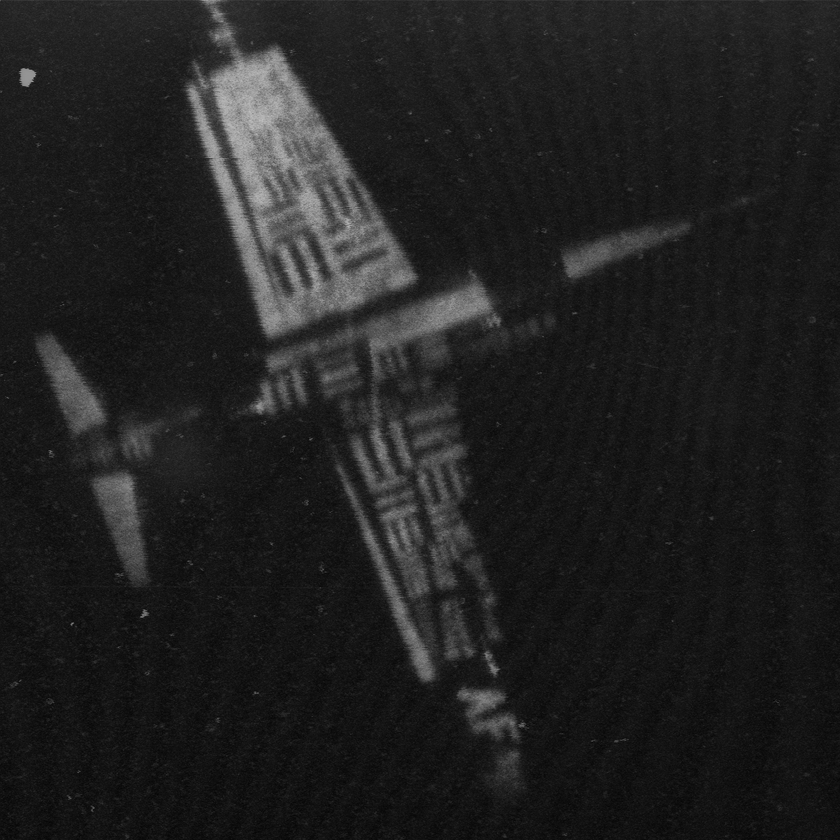
#> input picture images/Airplane.tiff, 840 x 840 px, shrunk from 1024 x 1024 before the run
$ jupyter execute Q1.ipynb
#> lines starting #> are read from the running program, lines starting #| are printed output that depends on the picture
# Question 1

## Description

Read the Air Plaine image and calculate its histogram and then equalize the image and calculate and compare the histogram of the resulting image.

## Import required dependencies

- Import cv2 for read and map the color channels
- Import numpy to work with arrays
- Import matplotlib to show image for each step

[cell 1]
import cv2
import numpy as np
import matplotlib.pyplot as plt

## Read Image

Read AirPlaine Image and map the color from bgr to rgb, because imread read image in bgr order

[cell 2]
image = cv2.imread("../images/Airplane.tiff")
#> image is the input picture: shape (840, 840, 3); min 5, max 190, mean 32.5

# Convert BGR order to RGB
image = cv2.cvtColor(image, cv2.COLOR_BGR2RGB)

plt.imshow(image)

## Define Histogram Function

Histogram is an array contains 256 item that each item is the count of the color in the image

[cell 3]
def calcHist(image):
    histogram = np.zeros(256)

    for c in range(image.shape[2]):
        for h in range(image.shape[0]):
            for w in range(image.shape[1]):
                # Increase the number of color
                histogram[image[h, w, c]] += 1

    return histogram

## Calculate Histogram

Calculate histogram of the image, this method are too slow to use, i recommend use OpenCV method

[cell 4]
image_hist = calcHist(image)
#> image_hist = 256 values, max 117747 at index 22, min 0 at index 0, mean 8268.8

plt.plot(image_hist)
plt.show()
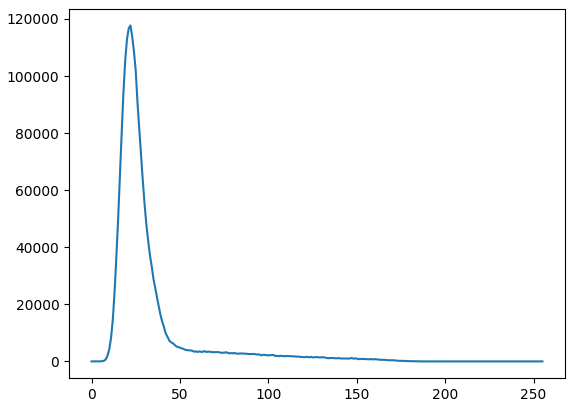
#> figure drawn by matplotlib, 1 panel; curve peaks at x = 22, y = 117747

## Calculate Histogram Using OpenCV

Calculate histogram of the image using OpenCV, this method are very faster than the numpy method or using for in python

[cell 5]
image_hist = cv2.calcHist([image],[0],None,[256],[0,256])
#> image_hist = 256 values, max 39249 at index 22, min 0 at index 0, mean 2756.2

plt.plot(image_hist)
plt.show()
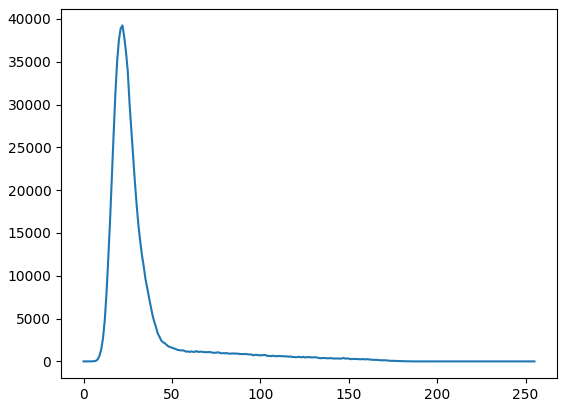
#> figure drawn by matplotlib, 1 panel; curve peaks at x = 22, y = 39249

As result, both of the method have same output

## Equalized Image

Improve the contrast of the image in order to stretch out the intensity range

[cell 6]
# Create copy from image
image_equalized = np.copy(image)

# Equalize each channel of image
for i in range(image_equalized.shape[2]):
    image_equalized[:, :, i] = cv2.equalizeHist(image_equalized[:, :, i])
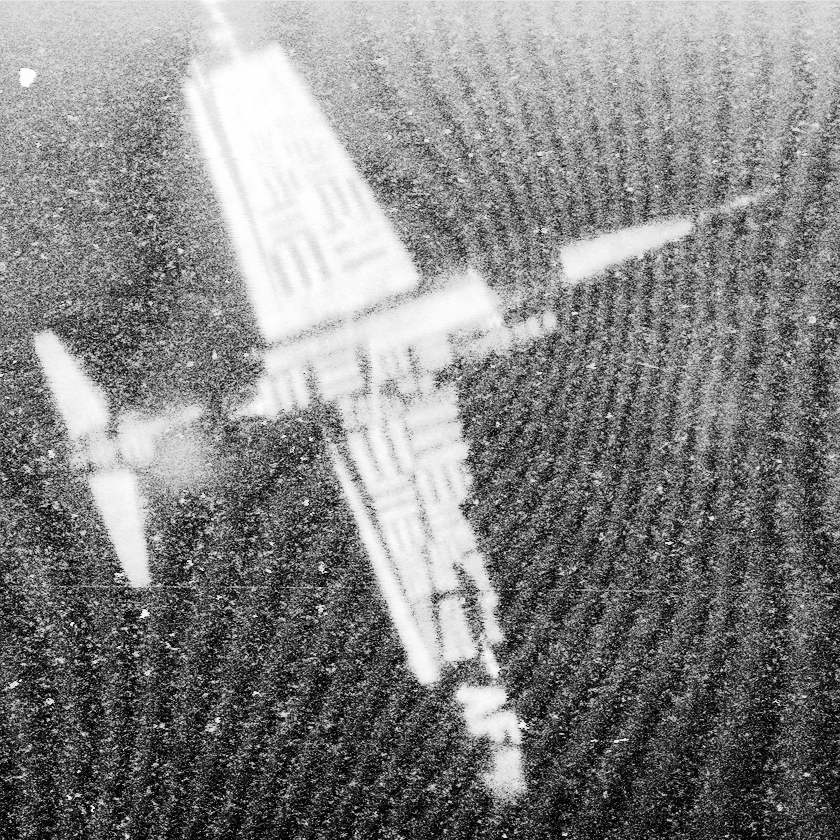
#> image_equalized: shape (840, 840, 3); min 0, max 255, mean 131.8

plt.imshow(image_equalized)

make seems clearer, from the image above, you can see that the pixels seem clustered around the middle of the available range of intensities

## Calculate Equalized Histogram Using OpenCV

[cell 7]
image_equalized_hist = cv2.calcHist([image_equalized], [0], None, [256], [0, 256])
#> image_equalized_hist = 256 values, max 39249 at index 100, min 0 at index 3, mean 2756.2

plt.plot(image_equalized_hist)
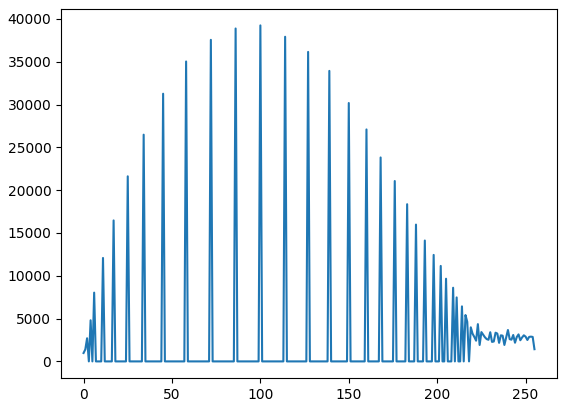
#> figure drawn by matplotlib, 1 panel; curve peaks at x = 100, y = 39249
